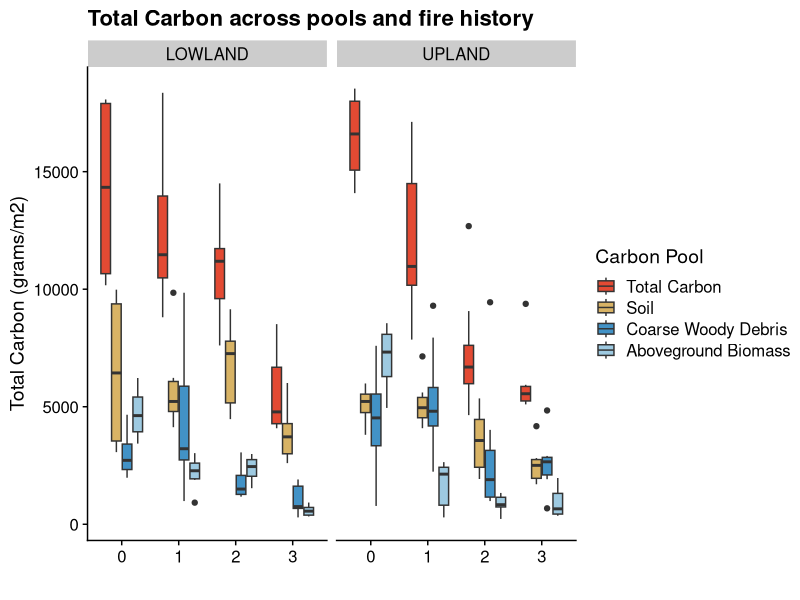

This figure's R source:
# Fig X - total carbon

# input:
  # biomass_plot.csv
  # soil_c.csv
# output
  # FigX_totalC
  # total_c.csv

library(tidyverse)
library(here)
library(cowplot)
theme_set(theme_cowplot())

'%!in%' <- Negate('%in%')

biomass <- read.csv(here("data/output/biomass_plot.csv"))

# soil #############################
soil <- read.csv(here("data/output/soil_c.csv"))

soil <- soil %>%
  pivot_wider(values_from  = c(C_gm2, SD),
              names_from = ORG_MIN)

soil$C_gm2 <- soil$C_gm2_M + soil$C_gm2_O

totalC <- merge(biomass, soil, by = c("SITE", "TREAT", "PLOT"))

totalC <- totalC %>%
  rename("Soil" = "C_gm2") %>%
  select(!c(C_gm2_M, C_gm2_O, SD_M, SD_O, TAB))

totalC$totalC <- totalC$Overstory + totalC$Understory + totalC$Soil + totalC$CWD

totalC$tot_Overstory <- totalC$Overstory + totalC$Understory

totalC <- totalC %>%
  select(!c(Understory, Overstory)) %>%
  rename( "Overstory" = "tot_Overstory")

totalC_piv <- totalC %>%
  pivot_longer(cols = c(Overstory,   CWD, Soil, totalC),
               names_to = "Type", values_to = "Carbon_m2")

totalC_piv$Type <- factor(totalC_piv$Type, levels = c("totalC", "Soil", "CWD", "Overstory", "Understory" ))

# export
write.csv(totalC_piv, here("data/output/totalC_piv.csv"), row.names = F)

# Plot of all ########################################
# ggplot(totalC_piv, aes(x = as.factor(TREAT), y = Carbon_m2, fill = Type)) +
#   geom_boxplot() +
#   labs(x = "Number of Fires", y = "Carbon (g/m2)", title = "Total Carbon")
  #scale_fill_manual(name = "Carbon Pool",
   #                 label = c("Total Carbon", "Soil",
    #                          "Coarse Woody Debris", "Overstory Biomass",
     #                         "Understory Biomass"),
      #              values = c("#e34a33","#d8b365", "#4292c6","#9ecae1", "#deebf7"))

# Plot seperating 0 and burns #######################################
# plot0x <- totalC_piv %>%
#   filter(TREAT == 0) %>%
#   ggplot(aes(x = as.factor(TREAT), y = Carbon_m2, fill = Type)) + geom_boxplot() +
#   labs(title = "Total Carbon across pools and fire history", x = " ", y = "Biomass (grams/m2)") +
#   theme(legend.position = "none") +
#   geom_hline(yintercept = 15000, linetype = "dashed", color = "grey") +
#   scale_fill_manual(name = "Carbon Pool",
#                     label = c("Total Carbon", "Soil",
#                               "Coarse Woody Debris", "Overstory Biomass",
#                               "Understory Biomass"),
#                     values = c("#e34a33","#d8b365", "#4292c6","#9ecae1", "#deebf7"))
# plot0x
#
# plot123x <- totalC_piv %>%
#   filter(TREAT != 0) %>%
#   ggplot(aes(x = as.factor(TREAT), y = Carbon_m2, fill = Type)) + geom_boxplot() +
#   labs(title = "", x = "Number of Fires", y = "")  +
#   geom_hline(yintercept = 15000, linetype = "dashed", color = "grey") +
#   scale_fill_manual(name = "Carbon Pool",
#                     label = c("Total Carbon", "Soil",
#                               "Coarse Woody Debris", "Overstory Biomass",
#                               "Understory Biomass"),
#                     values = c("#e34a33","#d8b365", "#4292c6","#9ecae1", "#deebf7"))
# plot123x

totalC_piv$SITENAME[totalC_piv$SITE == "DALTON"] <- "UPLAND"
totalC_piv$SITENAME[totalC_piv$SITE == "STEESE"] <- "LOWLAND"

totalC_piv %>%
  ggplot(aes(x = as.factor(TREAT), y = Carbon_m2, fill = Type)) + geom_boxplot() +
  labs(title = "Total Carbon across pools and fire history", x = " ", y = "Total Carbon (grams/m2)") +
  scale_fill_manual(name = "Carbon Pool",
                    label = c("Total Carbon", "Soil",
                              "Coarse Woody Debris", "Aboveground Biomass",
                              "Understory Biomass"),
                    values = c("#e34a33","#d8b365", "#4292c6","#9ecae1", "#deebf7")) +
  facet_wrap(~SITENAME)

# plot_grid(plot0x, plot123x, rel_widths = c(0.75, 1.5)) # 900 x 400

# summary %s ##################################
cper <- totalC_piv %>%
  filter(Type == "totalC") %>%
  group_by(SITE,TREAT) %>%
  summarise(mean = mean(Carbon_m2, na.rm = T) )

cper <- totalC_piv %>%
  filter(Type != "totalC") %>%
  group_by(SITE,TREAT, Type) %>%
  summarise(mean = mean(Carbon_m2, na.rm = T) ) %>%
  mutate(total = sum(mean))

cper$per <- round(cper$mean / cper$total  * 100, digits = 2)

# pulling averages for draft
tot <- totalC %>%
  group_by(SITE, TREAT) %>%
  summarise(SD = sd(totalC), AV = mean(totalC))
